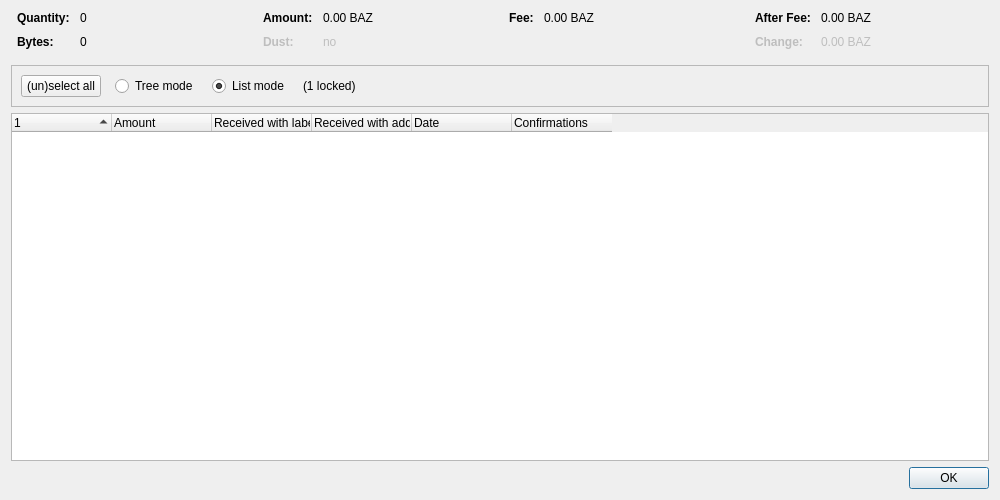
<?xml version="1.0" encoding="UTF-8"?>
<ui version="4.0">
 <class>CoinControlDialog</class>
 <widget class="QDialog" name="CoinControlDialog">
  <property name="geometry">
   <rect>
    <x>0</x>
    <y>0</y>
    <width>1000</width>
    <height>500</height>
   </rect>
  </property>
  <property name="windowTitle">
   <string>Coin Selection</string>
  </property>
  <layout class="QVBoxLayout" name="verticalLayout">
   <item>
    <layout class="QHBoxLayout" name="horizontalLayoutTop" stretch="0,0,0,0">
     <property name="topMargin">
      <number>0</number>
     </property>
     <property name="bottomMargin">
      <number>10</number>
     </property>
     <item>
      <layout class="QFormLayout" name="formLayoutCoinControl1">
       <property name="horizontalSpacing">
        <number>10</number>
       </property>
       <property name="verticalSpacing">
        <number>10</number>
       </property>
       <property name="leftMargin">
        <number>6</number>
       </property>
       <property name="rightMargin">
        <number>6</number>
       </property>
       <item row="0" column="0">
        <widget class="QLabel" name="labelCoinControlQuantityText">
         <property name="font">
          <font>
           <weight>75</weight>
           <bold>true</bold>
          </font>
         </property>
         <property name="text">
          <string>Quantity:</string>
         </property>
        </widget>
       </item>
       <item row="0" column="1">
        <widget class="QLabel" name="labelCoinControlQuantity">
         <property name="cursor">
          <cursorShape>IBeamCursor</cursorShape>
         </property>
         <property name="contextMenuPolicy">
          <enum>Qt::ActionsContextMenu</enum>
         </property>
         <property name="text">
          <string notr="true">0</string>
         </property>
         <property name="textInteractionFlags">
          <set>Qt::LinksAccessibleByMouse|Qt::TextSelectableByKeyboard|Qt::TextSelectableByMouse</set>
         </property>
        </widget>
       </item>
       <item row="1" column="0">
        <widget class="QLabel" name="labelCoinControlBytesText">
         <property name="font">
          <font>
           <weight>75</weight>
           <bold>true</bold>
          </font>
         </property>
         <property name="text">
          <string>Bytes:</string>
         </property>
        </widget>
       </item>
       <item row="1" column="1">
        <widget class="QLabel" name="labelCoinControlBytes">
         <property name="cursor">
          <cursorShape>IBeamCursor</cursorShape>
         </property>
         <property name="contextMenuPolicy">
          <enum>Qt::ActionsContextMenu</enum>
         </property>
         <property name="text">
          <string notr="true">0</string>
         </property>
         <property name="textInteractionFlags">
          <set>Qt::LinksAccessibleByMouse|Qt::TextSelectableByKeyboard|Qt::TextSelectableByMouse</set>
         </property>
        </widget>
       </item>
      </layout>
     </item>
     <item>
      <layout class="QFormLayout" name="formLayoutCoinControl2">
       <property name="horizontalSpacing">
        <number>10</number>
       </property>
       <property name="verticalSpacing">
        <number>10</number>
       </property>
       <property name="leftMargin">
        <number>6</number>
       </property>
       <property name="rightMargin">
        <number>6</number>
       </property>
       <item row="0" column="0">
        <widget class="QLabel" name="labelCoinControlAmountText">
         <property name="font">
          <font>
           <weight>75</weight>
           <bold>true</bold>
          </font>
         </property>
         <property name="text">
          <string>Amount:</string>
         </property>
        </widget>
       </item>
       <item row="0" column="1">
        <widget class="QLabel" name="labelCoinControlAmount">
         <property name="cursor">
          <cursorShape>IBeamCursor</cursorShape>
         </property>
         <property name="contextMenuPolicy">
          <enum>Qt::ActionsContextMenu</enum>
         </property>
         <property name="text">
          <string notr="true">0.00 BAZ</string>
         </property>
         <property name="textInteractionFlags">
          <set>Qt::LinksAccessibleByMouse|Qt::TextSelectableByKeyboard|Qt::TextSelectableByMouse</set>
         </property>
        </widget>
       </item>
       <item row="1" column="0">
        <widget class="QLabel" name="labelCoinControlLowOutputText">
         <property name="enabled">
          <bool>false</bool>
         </property>
         <property name="font">
          <font>
           <weight>75</weight>
           <bold>true</bold>
          </font>
         </property>
         <property name="text">
          <string>Dust:</string>
         </property>
        </widget>
       </item>
       <item row="1" column="1">
        <widget class="QLabel" name="labelCoinControlLowOutput">
         <property name="enabled">
          <bool>false</bool>
         </property>
         <property name="cursor">
          <cursorShape>IBeamCursor</cursorShape>
         </property>
         <property name="contextMenuPolicy">
          <enum>Qt::ActionsContextMenu</enum>
         </property>
         <property name="text">
          <string notr="true">no</string>
         </property>
         <property name="textInteractionFlags">
          <set>Qt::LinksAccessibleByMouse|Qt::TextSelectableByKeyboard|Qt::TextSelectableByMouse</set>
         </property>
        </widget>
       </item>
      </layout>
     </item>
     <item>
      <layout class="QFormLayout" name="formLayoutCoinControl3">
       <property name="horizontalSpacing">
        <number>10</number>
       </property>
       <property name="verticalSpacing">
        <number>10</number>
       </property>
       <property name="leftMargin">
        <number>6</number>
       </property>
       <property name="rightMargin">
        <number>6</number>
       </property>
       <item row="0" column="0">
        <widget class="QLabel" name="labelCoinControlFeeText">
         <property name="font">
          <font>
           <weight>75</weight>
           <bold>true</bold>
          </font>
         </property>
         <property name="text">
          <string>Fee:</string>
         </property>
        </widget>
       </item>
       <item row="0" column="1">
        <widget class="QLabel" name="labelCoinControlFee">
         <property name="cursor">
          <cursorShape>IBeamCursor</cursorShape>
         </property>
         <property name="contextMenuPolicy">
          <enum>Qt::ActionsContextMenu</enum>
         </property>
         <property name="text">
          <string notr="true">0.00 BAZ</string>
         </property>
         <property name="textInteractionFlags">
          <set>Qt::LinksAccessibleByMouse|Qt::TextSelectableByKeyboard|Qt::TextSelectableByMouse</set>
         </property>
        </widget>
       </item>
      </layout>
     </item>
     <item>
      <layout class="QFormLayout" name="formLayoutCoinControl4">
       <property name="horizontalSpacing">
        <number>10</number>
       </property>
       <property name="verticalSpacing">
        <number>10</number>
       </property>
       <property name="leftMargin">
        <number>6</number>
       </property>
       <property name="rightMargin">
        <number>6</number>
       </property>
       <item row="0" column="0">
        <widget class="QLabel" name="labelCoinControlAfterFeeText">
         <property name="font">
          <font>
           <weight>75</weight>
           <bold>true</bold>
          </font>
         </property>
         <property name="text">
          <string>After Fee:</string>
         </property>
        </widget>
       </item>
       <item row="0" column="1">
        <widget class="QLabel" name="labelCoinControlAfterFee">
         <property name="cursor">
          <cursorShape>IBeamCursor</cursorShape>
         </property>
         <property name="contextMenuPolicy">
          <enum>Qt::ActionsContextMenu</enum>
         </property>
         <property name="text">
          <string notr="true">0.00 BAZ</string>
         </property>
         <property name="textInteractionFlags">
          <set>Qt::LinksAccessibleByMouse|Qt::TextSelectableByKeyboard|Qt::TextSelectableByMouse</set>
         </property>
        </widget>
       </item>
       <item row="1" column="0">
        <widget class="QLabel" name="labelCoinControlChangeText">
         <property name="enabled">
          <bool>false</bool>
         </property>
         <property name="font">
          <font>
           <weight>75</weight>
           <bold>true</bold>
          </font>
         </property>
         <property name="text">
          <string>Change:</string>
         </property>
        </widget>
       </item>
       <item row="1" column="1">
        <widget class="QLabel" name="labelCoinControlChange">
         <property name="enabled">
          <bool>false</bool>
         </property>
         <property name="cursor">
          <cursorShape>IBeamCursor</cursorShape>
         </property>
         <property name="contextMenuPolicy">
          <enum>Qt::ActionsContextMenu</enum>
         </property>
         <property name="text">
          <string notr="true">0.00 BAZ</string>
         </property>
         <property name="textInteractionFlags">
          <set>Qt::LinksAccessibleByMouse|Qt::TextSelectableByKeyboard|Qt::TextSelectableByMouse</set>
         </property>
        </widget>
       </item>
      </layout>
     </item>
    </layout>
   </item>
   <item>
    <widget class="QFrame" name="frame">
     <property name="minimumSize">
      <size>
       <width>0</width>
       <height>40</height>
      </size>
     </property>
     <property name="frameShape">
      <enum>QFrame::StyledPanel</enum>
     </property>
     <property name="frameShadow">
      <enum>QFrame::Sunken</enum>
     </property>
     <layout class="QHBoxLayout" name="horizontalLayout">
      <item>
       <layout class="QHBoxLayout" name="horizontalLayoutPanel" stretch="0,0,0,0,0">
        <property name="spacing">
         <number>14</number>
        </property>
        <item>
         <widget class="QPushButton" name="pushButtonSelectAll">
          <property name="sizePolicy">
           <sizepolicy hsizetype="Maximum" vsizetype="Fixed">
            <horstretch>0</horstretch>
            <verstretch>0</verstretch>
           </sizepolicy>
          </property>
          <property name="text">
           <string>(un)select all</string>
          </property>
          <property name="autoDefault">
           <bool>false</bool>
          </property>
         </widget>
        </item>
        <item>
         <widget class="QRadioButton" name="radioTreeMode">
          <property name="sizePolicy">
           <sizepolicy hsizetype="Maximum" vsizetype="Fixed">
            <horstretch>0</horstretch>
            <verstretch>0</verstretch>
           </sizepolicy>
          </property>
          <property name="text">
           <string>Tree mode</string>
          </property>
         </widget>
        </item>
        <item>
         <widget class="QRadioButton" name="radioListMode">
          <property name="sizePolicy">
           <sizepolicy hsizetype="Maximum" vsizetype="Fixed">
            <horstretch>0</horstretch>
            <verstretch>0</verstretch>
           </sizepolicy>
          </property>
          <property name="text">
           <string>List mode</string>
          </property>
          <property name="checked">
           <bool>true</bool>
          </property>
         </widget>
        </item>
        <item>
         <widget class="QLabel" name="labelLocked">
          <property name="text">
           <string notr="true">(1 locked)</string>
          </property>
         </widget>
        </item>
        <item>
         <spacer name="horizontalSpacer">
          <property name="orientation">
           <enum>Qt::Horizontal</enum>
          </property>
          <property name="sizeHint" stdset="0">
           <size>
            <width>40</width>
            <height>20</height>
           </size>
          </property>
         </spacer>
        </item>
       </layout>
      </item>
     </layout>
    </widget>
   </item>
   <item>
    <widget class="CoinControlTreeWidget" name="treeWidget">
     <property name="contextMenuPolicy">
      <enum>Qt::CustomContextMenu</enum>
     </property>
     <property name="sortingEnabled">
      <bool>false</bool>
     </property>
     <property name="columnCount">
      <number>6</number>
     </property>
     <attribute name="headerShowSortIndicator" stdset="0">
      <bool>true</bool>
     </attribute>
     <attribute name="headerStretchLastSection">
      <bool>false</bool>
     </attribute>
     <column>
      <property name="text">
       <string/>
      </property>
     </column>
     <column>
      <property name="text">
       <string>Amount</string>
      </property>
     </column>
     <column>
      <property name="text">
       <string>Received with label</string>
      </property>
     </column>
     <column>
      <property name="text">
       <string>Received with address</string>
      </property>
     </column>
     <column>
      <property name="text">
       <string>Date</string>
      </property>
     </column>
     <column>
      <property name="text">
       <string>Confirmations</string>
      </property>
      <property name="toolTip">
       <string>Confirmed</string>
      </property>
     </column>
     <column>
      <property name="text">
       <string/>
      </property>
     </column>
     <column>
      <property name="text">
       <string/>
      </property>
     </column>
     <column>
      <property name="text">
       <string/>
      </property>
     </column>
     <column>
      <property name="text">
       <string/>
      </property>
     </column>
    </widget>
   </item>
   <item>
    <widget class="QDialogButtonBox" name="buttonBox">
     <property name="orientation">
      <enum>Qt::Horizontal</enum>
     </property>
     <property name="standardButtons">
      <set>QDialogButtonBox::Ok</set>
     </property>
    </widget>
   </item>
  </layout>
 </widget>
 <customwidgets>
  <customwidget>
   <class>CoinControlTreeWidget</class>
   <extends>QTreeWidget</extends>
   <header>qt/coincontroltreewidget.h</header>
  </customwidget>
 </customwidgets>
 <resources/>
 <connections/>
</ui>
